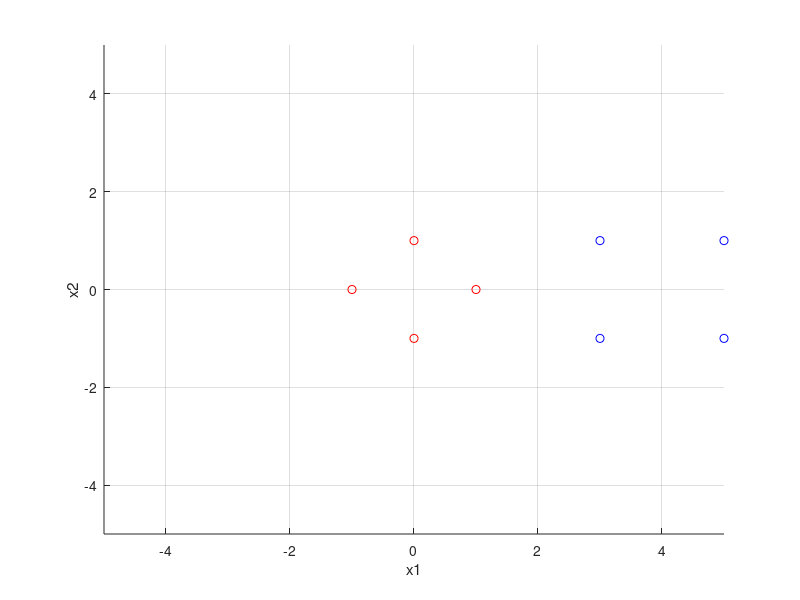

MATLAB code for this plot: (Note: this script raises an error after producing the figure.)
close all; 
clc;
clear all;

Xneg=[-1,0,0,1];
Yneg=[0,1,-1,0];

Xpos = [3,3,5,5];
Ypos = [1,-1,1,-1];

figure;
xlabel('x1');
ylabel('x2');
grid on;
axis([-5 5 -5 5]);
hold on;
plot(Xneg,Yneg,'ro');
plot(Xpos,Ypos,'bo');
hold off;


X = [1 1; -1 1; 1 -1; -1 -1;  2 2; -2 2; 2 -2; -2 -2;  ];
Xa = mapFeature(X);

figure(2);
grid on;
axis([-5 5 -5 5]);
xlabel('x1');
ylabel('x2');
hold on;
plot(X(1:4,1),X(1:4,2), 'bo');
plot(X(5:8,1),X(5:8,2), 'ro');
hold off;

figure(3);
grid on;
xlabel('x1');
ylabel('x2');
axis([-15 0 -15 0]);
hold on;
plot(Xa(1:4,1),Xa(1:4,2), 'bo');
plot(Xa(5:8,1),Xa(5:8,2), 'ro');
hold off;



